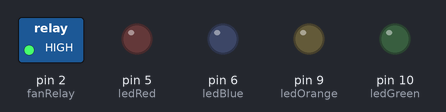
The sketch below on a simulated Arduino Uno, built with avr-gcc and run on an emulated ATmega328P. On the bench: switched loads named in the sketch (green lamp = pin HIGH), output pins drawn as LEDs (lit = HIGH). What the sketch prints to the serial monitor is not drawn.

Above: at 0.1 s.
Timing chart, 0 to 1.6 s (numbered marks = the images above):
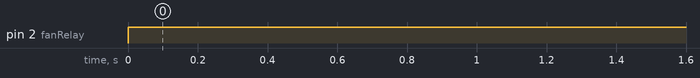

The sketch:

led0ff.ino
```cpp
int ledRed = 5;           //RED the pin that the LED is attached to
int ledRedVal = 0;           // the pin that the LED is attached to
int ledBlue = 6;           // BLUEthe pin that the LED is attached to
int ledBlueVal = 0;           // the pin that the LED is attached to
int ledOrange = 9;           // the pin that the LED is attached to
int ledOrangeVal = 0;           // the pin that the LED is attached to
int ledGreen = 10;           // the pin that the LED is attached to
int ledGreenVal = 0;           // the pin that the LED is attached to
int fanRelay = 2;              //relais ventilo MUST BE ON

void setup() {
  // put your setup code here, to run once:
  pinMode(ledBlue, OUTPUT);
  pinMode(ledRed, OUTPUT);
  pinMode(ledOrange, OUTPUT);
  pinMode(ledGreen, OUTPUT);
  pinMode(fanRelay, OUTPUT);

  // on ouvre le blabla
  Serial.begin(9600);

}

void loop() {
  // put your main code here, to run repeatedly:
  // set the ledOff on all leds:
  digitalWrite(fanRelay, HIGH);
  analogWrite(ledBlue, ledBlueVal);
  Serial.print(ledBlue);
  Serial.print("/t");
  Serial.print(ledBlueVal);
  analogWrite(ledRed, ledRedVal);
  Serial.print(ledRed);
  Serial.print("/t");
  Serial.print(ledRedVal);
  analogWrite(ledOrange, ledOrangeVal);
  Serial.print(ledOrange);
  Serial.print("/t");
  Serial.print(ledOrangeVal);
  analogWrite(ledGreen, ledGreenVal);
  Serial.print(ledGreen);
  Serial.print("/t");
  Serial.print(ledGreenVal);

}
```

Measured:
- by itself, pin 2 (fanRelay): LOW → HIGH at 0.00 s
